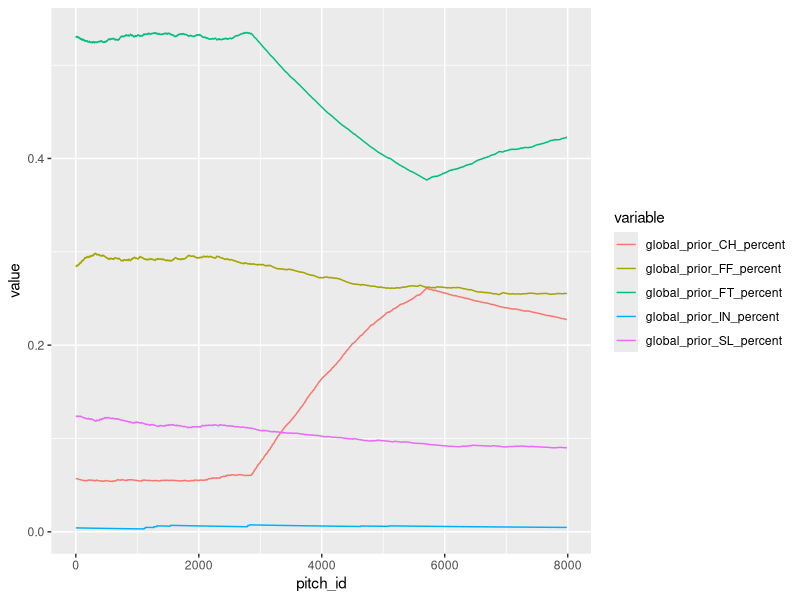
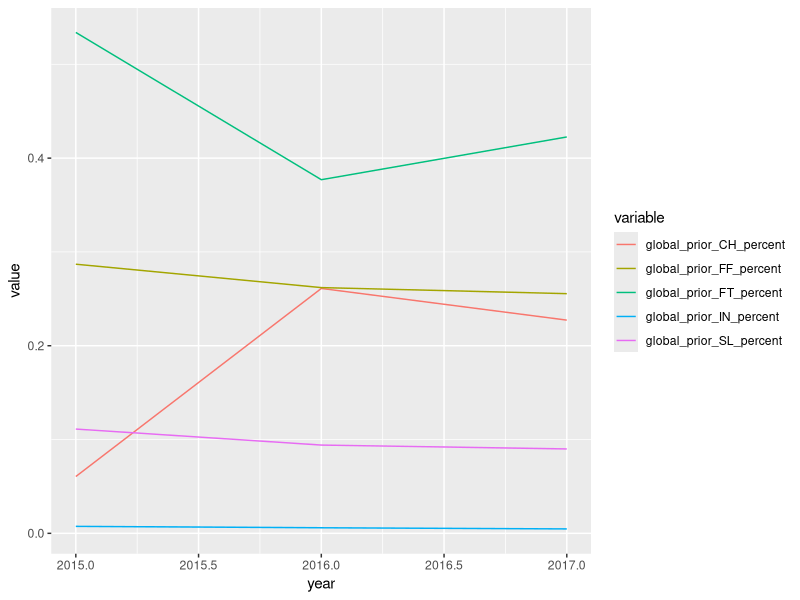
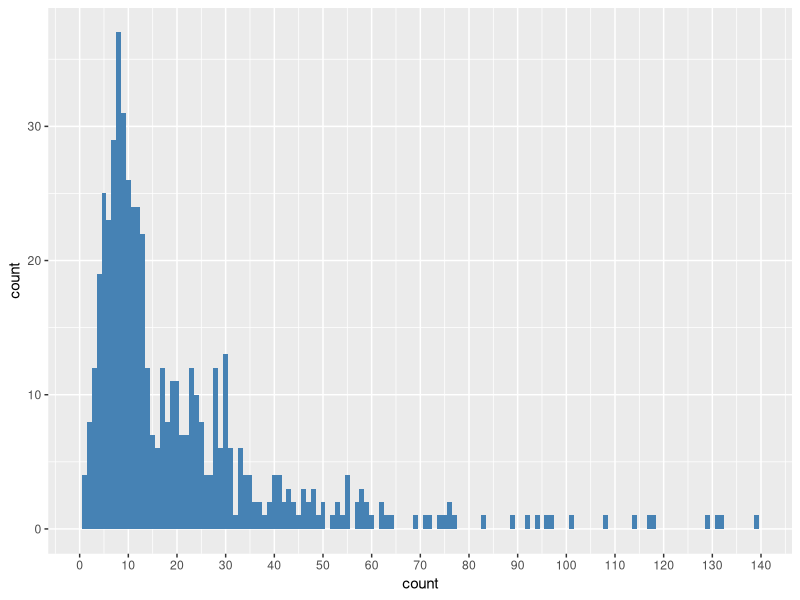
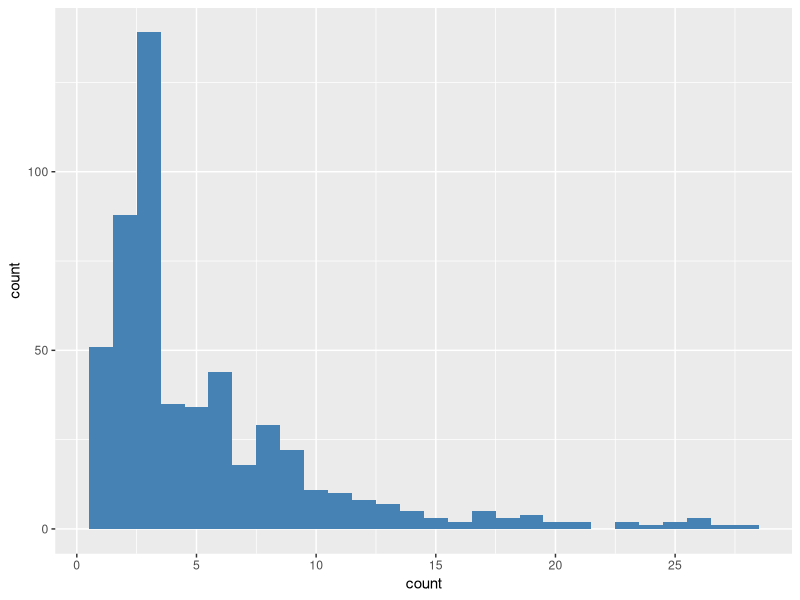
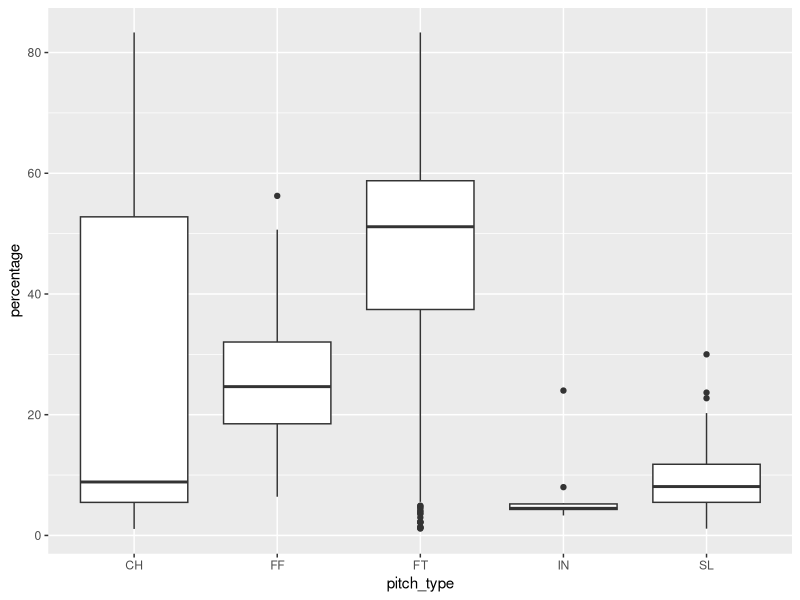
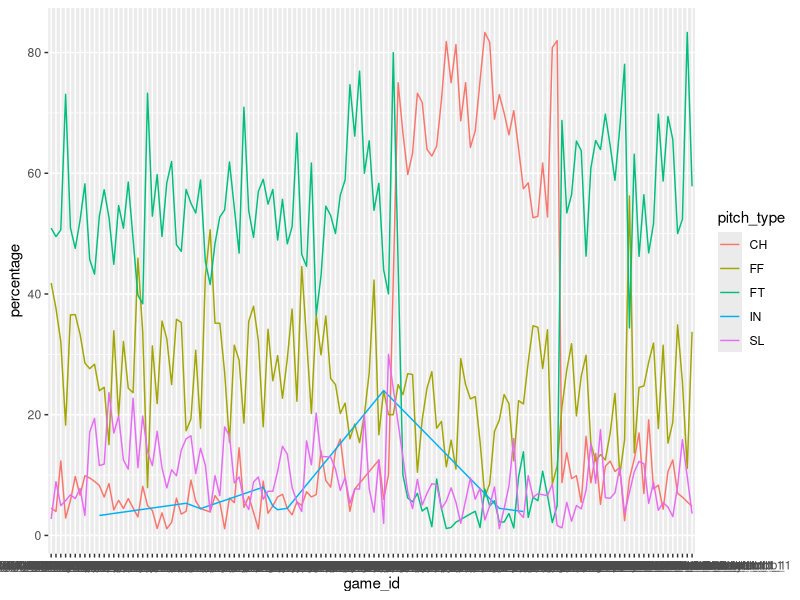
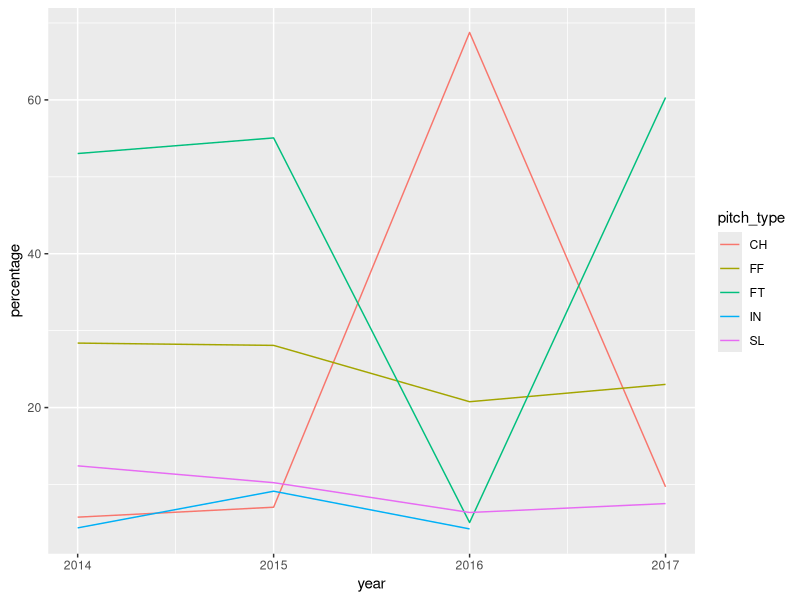
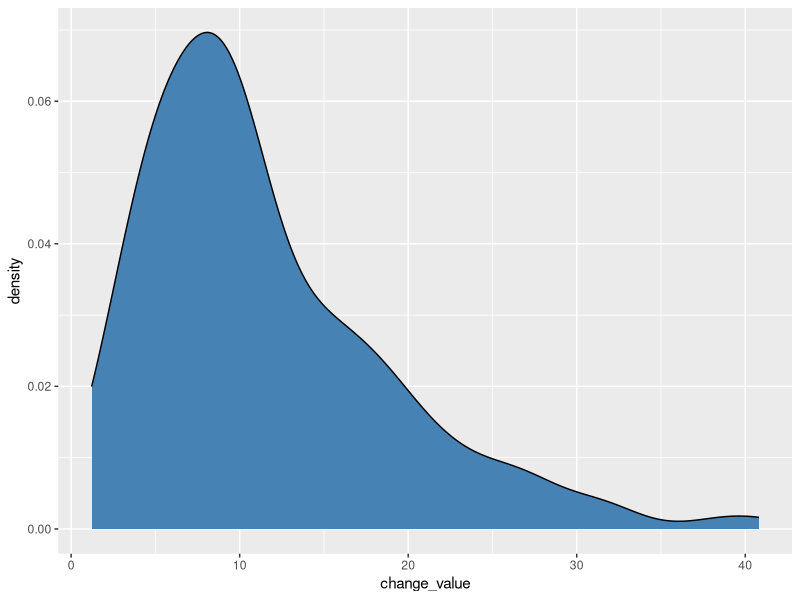

Write the R code that produced these figures, in order.
library('ggplot2')

df <- read.csv('pitch_freq.csv')

ggplot(df, aes(x = pitch_id, y = value, group = variable)) +
    geom_line(aes(color = variable))
ggsave('pitch_freq.pdf')

df2 <- read.csv('yearly_pitch_freq.csv')

ggplot(df2, aes(x = year, y = value, group = variable)) +
    geom_line(aes(color = variable))
ggsave('yearly_pitch_freq.pdf')

df3 <- read.csv('pitcher_vs_batter.csv')

ggplot(df3, aes(x = count)) +
    geom_histogram(binwidth = 1, fill = 'steelblue') +
    scale_x_continuous(breaks = seq(0,150,10))
ggsave('test.pdf')

df4 <- read.csv('ab_vs_batter.csv')

ggplot(df4, aes(x = count)) +
    geom_histogram(binwidth = 1, fill = 'steelblue') +
    scale_x_continuous(breaks = seq(0,30,5))
ggsave('ab_count_vs_batters.pdf')

df5 <- read.csv('pitch_freq_changes.csv')

ggplot(df5, aes(x = pitch_type, y = percentage)) +
    geom_boxplot()
ggsave('pitch_freq_between_games.pdf')

ggplot(df5, aes(x = game_id, y = percentage, group = pitch_type)) +
    geom_line(aes(color = pitch_type))
ggsave('test.pdf')

df6 <- read.csv('pitch_freq_yearly_changes.csv')

ggplot(df6, aes(x = year, y = percentage, group = pitch_type)) +
    geom_line(aes(color = pitch_type))
ggsave('test2.pdf')

df7 <- read.csv('volatility.csv')

ggplot(df7, aes(x = change_value)) +
    geom_density(fill = 'steelblue')
ggsave('pitcher_volatility.pdf')
